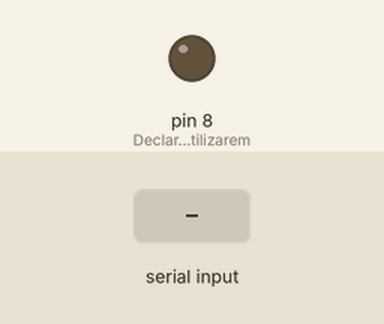
Bench run of a sketch on a simulated Arduino Uno, built with avr-gcc and run on an emulated ATmega328P. On the bench: output pins drawn as LEDs (lit = HIGH). The test bench sets the inputs (shaded band).

Above: at 1.2 s.
1.3 s: "1" received over Serial
At 2.5 s:
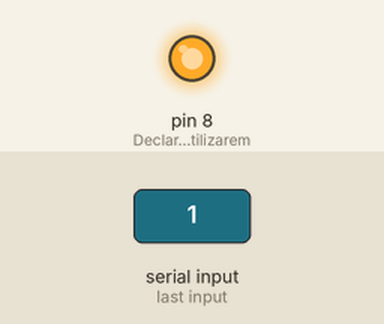
2.8 s: "0" received over Serial
At 3.7 s:
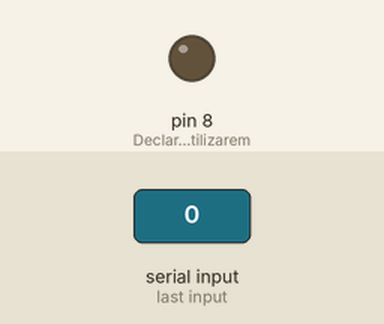
Timing chart, 0 to 5.8 s (numbered marks = the images above; inputs shaded):
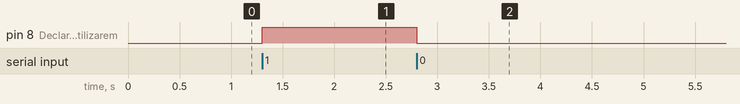

The sketch:

ArduinoSwitch.ino
```cpp
int input=8;
int boton=13;
const int tiempoAntirebote =10;
int cuenta =0;          //Guarda el numero de veces que el boton ha sido presionado
int estadoBoton;
int estadoBotonAnterior;

/*Función antirebote*/
boolean antirebote  (int pin ) {
 int  contador =0;
boolean estado;            // guarda el estado del boton
 boolean estadoAnterior;    // guarda el ultimo estado del boton

 do {
  estado = digitalRead (pin);
   if (estado != estadoAnterior ){  // comparamos el estado actual
     contador = 0;                   // reiniciamos el contador
     estadoAnterior = estado;
    }
   else{
     contador = contador +1;       // aumentamos el contador en 1
    }
    delay (1);
  }
 while (contador < tiempoAntirebote);
  return estado;
}
void setup() {
  pinMode(8, OUTPUT); // Declaramos que utilizaremos el pin 8 como salida
  Serial.begin(9600); //Se inicia la comunicación serie
     pinMode(boton,INPUT); //declaramos el boton como entrada
}
void loop() {
  if (Serial.available() > 0) {
    input = Serial.read();
    if (input == '1'){
      digitalWrite(8, HIGH); //Si el valor de input es 1, se enciende el LED
    }
    else
    {
      digitalWrite(8, LOW); //Si el valor de input es diferente de 1, se apaga el LED
    }
  }
}
```

Measured:
- after the input at 1.3 s, pin 8 (Declaramos_que_utilizarem): LOW → HIGH at once
- after the input at 2.8 s, pin 8 (Declaramos_que_utilizarem): HIGH → LOW at once
